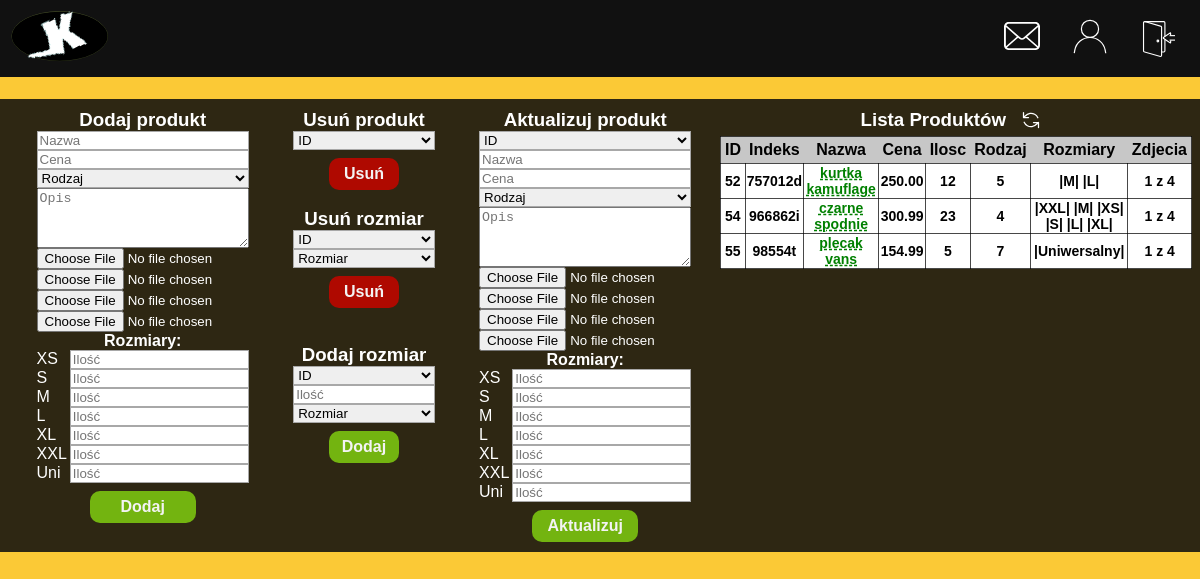
Page /panel.php (signed in) on the earlier database version.
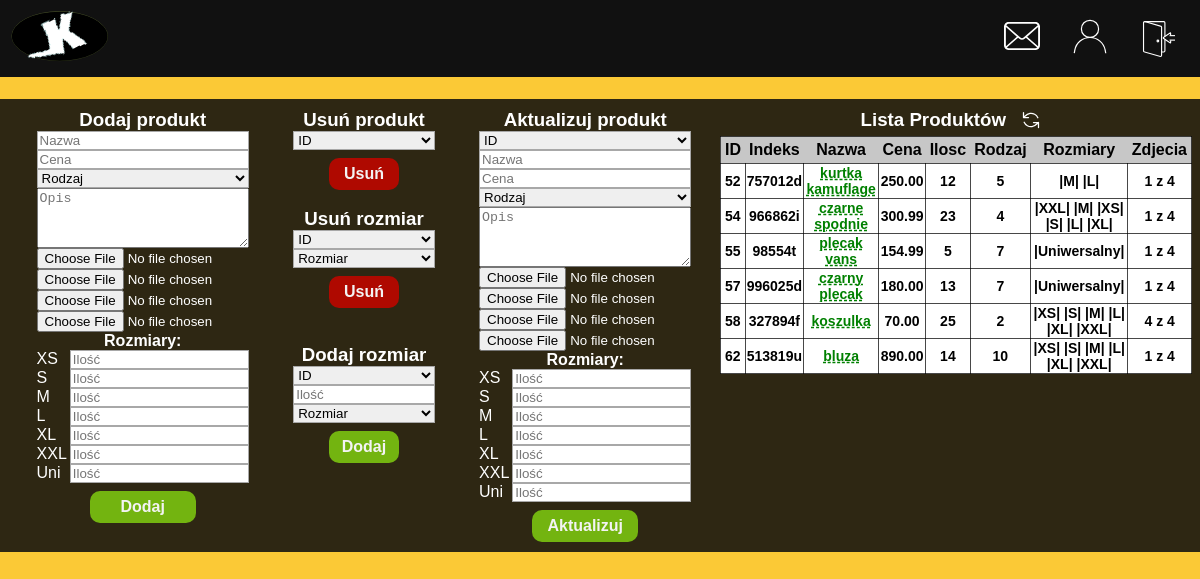
Same page on the later database version.
### tables this page shows
CREATE TABLE `produkty` (
  `id` int(11) NOT NULL,
  `nazwa` varchar(200) NOT NULL,
  `cena` decimal(10,2) NOT NULL,
  `ilosc` smallint(6) NOT NULL,
  `rodzaj` varchar(50) NOT NULL,
  `opis` text NOT NULL,
  `zdjecie1` varchar(200) DEFAULT NULL,
  `zdjecie2` varchar(200) DEFAULT NULL,
  `zdjecie3` varchar(200) DEFAULT NULL,
  `zdjecie4` varchar(200) DEFAULT NULL,
  `indeks_produktu` varchar(8) DEFAULT NULL,
  `link` varchar(255) DEFAULT NULL
);

CREATE TABLE `rozmiary_produktow` (
  `id` int(11) NOT NULL,
  `id_produktu` int(11) NOT NULL,
  `rozmiar` varchar(20) NOT NULL,
  `ilosc` smallint(6) NOT NULL
);

### panel.php (the view, shortened to what this page needs)
<!DOCTYPE html>
<html lang="pl">
<head>
    <link rel="stylesheet" href="s.css?v=1.3">
</head>
<body>
<header class="naglowek">
<?php include_once("laczenieZbaza.php");?>
<div class='menu1'>
    <a href="index.php"><img src="svg/logo1.svg" alt="logo" width="100px" height="auto"></a>
</div>
<div class='wyloguj'>
    <a href="wiadomosci_klientow.php" id='wiadomosc'><img src="svg/email_panel.svg" alt="wiadomosci" width="36px" height="36px"></a>
<?php
    if( isset( $_SESSION['email'] ) && !empty( $_SESSION['email'] ) ){
        echo "<a href='konto.php' id='konto'><img src='svg/account.svg' width='36px' height='36px' alt='konto'></a>";
    }
    if( isset( $_SESSION['email'] ) && !empty( $_SESSION['email'] ) ){
        echo "<form  action='wyloguj.php'  method='POST'>
                <button id='wyloguj'><img src='svg/logout.svg' width='36px' height='36px' alt='&#9032'></button> </form>";
    }
?>
</div>
</header>
<br>
<div class="contener">
<div class="menu_panelu">
<div class="panel" id="panel1">
    <h3   id="p1">Dodaj produkt</h3>
    <form action="dodaj_produkt.php" class="form_panel" method="post" id="form1" enctype="multipart/form-data">
        <input type="text" name="nazwa" placeholder="Nazwa">
        <input type="text" name="cena" placeholder="Cena">
        <select name="rodzaj">
        <option value="">Rodzaj</option>
        </select>
        <textarea type="text" name="opis" placeholder="Opis" style="resize: vertical; min-height:60px;"></textarea>
        <input type="file" name="zdjecie1">
        <input type="file" name="zdjecie2">
        <input type="file" name="zdjecie3">
        <input type="file" name="zdjecie4">
        <p style="font-weight:bold;">Rozmiary:</p>
        <div class="rozmiary">
        <label for="XS">XS</label>
        <input type="number" min=0 name="XS" placeholder="Ilość">
        <label for="S">S</label>
        <input type="number" min=0 name="S" placeholder="Ilość">
        <label for="M">M</label>
        <input type="number" min=0 name="M" placeholder="Ilość">
        <label for="L">L</label>
        <input type="number" min=0 name="L" placeholder="Ilość">
        <label for="XL">XL</label>
        <input type="number" min=0 name="XL" placeholder="Ilość">
        <label for="XXL">XXL</label>
        <input type="number" min=0 name="XXL" placeholder="Ilość">
        <label for="Uniwersalny">Uni</label>
        <input type="number" min=0 name="Uniwersalny" placeholder="Ilość">
        </div>
        <button type="submit" class="zielony_przycisk">Dodaj</button>
    </form>
</div>
<div class="panel" id="panel2">
    <h3 id="p2" >Usuń produkt</h3>
    <form action="usun_produkt.php" class="form_panel" method="post" id="form2">
        <select name="id">
        <option value="">ID</option>
        <?php
            $pyt_produkt = $conn->query("SELECT * FROM produkty")->fetchAll();
        ?>
        </select>
        <button type="submit" onclick="return confirm('Potwierdź');" class="czerwony_przycisk">Usuń</button>
    </form>
    <br>
    <h3 style="font-weight:bold;">Usuń rozmiar</h3>
        <form action="usun_rozmiar.php" class="form_panel" method="post" id="form5">
            <select name="id">
            <option value="">ID</option>
            </select>
            <select name="rozmiar" >
                <option value="">Rozmiar</option>
            </select>
            <button type="submit" onclick="return confirm('Potwierdź');" class="czerwony_przycisk">Usuń</button>
        </form>
    <br>
    <br>
    <h3>Dodaj rozmiar</h3>
    <form action="dodaj_rozmiar.php" class="form_panel" method="post" id="form6">
        <select name="id">
        <option value="">ID</option>
        </select>
        <input type="number" min=0 name="ilosc" placeholder="Ilość">
        <select name="rozmiar">
            <option value="">Rozmiar</option>
        </select>
        <button type="submit" class="zielony_przycisk">Dodaj</button>
    </form>
</div>
<div class="panel" id="panel3">
    <h3  id="p4">Aktualizuj produkt</h3>
    <form action="akt_produkt.php" class="form_panel" method="post" id="form3" enctype="multipart/form-data">
        <select name="id">
        <option value="">ID</option>
        <?php
            $pyt_produkt = $conn->query("SELECT * FROM produkty")->fetchAll();
        ?>
        </select>
        <input type="text" name="nazwa" placeholder="Nazwa">
        <input type="text" name="cena" placeholder="Cena">
        <select name="rodzaj">
            <option value="">Rodzaj</option>
        </select>
        <textarea name="opis" placeholder="Opis" style="resize: vertical; min-height:60px;"></textarea>
        <input type="file" name="zdjecie1">
        <input type="file" name="zdjecie2">
        <input type="file" name="zdjecie3">
        <input type="file" name="zdjecie4">
        <p style="font-weight:bold;">Rozmiary:</p>
        <div class="rozmiary">
        <label for="XS">XS</label>
        <input type="number" min=0 name="XS" placeholder="Ilość">
        <label for="S">S</label>
        <input type="number" min=0 name="S" placeholder="Ilość">
        <label for="M">M</label>
        <input type="number" min=0 name="M" placeholder="Ilość">
        <label for="L">L</label>
        <input type="number" min=0 name="L" placeholder="Ilość">
        <label for="XL">XL</label>
        <input type="number" min=0 name="XL" placeholder="Ilość">
        <label for="XXL">XXL</label>
        <input type="number" min=0 name="XXL" placeholder="Ilość">
        <label for="Uniwersalny">Uni</label>
        <input type="number" min=0 name="Uniwersalny" placeholder="Ilość">
        </div>
        <button type="submit" class="zielony_przycisk">Aktualizuj</button>
    </form>
</div>
<div class="panel" id="panel4">
    <div class="lista_produktow">
    <h3 id="p5">Lista Produktów</h3>
    <button class="button_refresh" onClick="window.location.reload();"><img src="svg/refresh.svg" alt="&#10227" width="20px" height="20px"></button>
    </div>
    <table class="tabela_produktow">
        <tr>
            <th>ID</th>
            <th>Indeks</th>
            <th>Nazwa</th>
            <th>Cena</th>
            <th>Ilosc</th>
            <th>Rodzaj</th>
            <th>Rozmiary</th>
            <th>Zdjecia</th>
        </tr>
<?php
$licznik_zdjec = 0;
foreach($pyt_produkt as $linia){
    $pyt_rozmiar = $conn->prepare("SELECT rozmiar FROM rozmiary_produktow WHERE id_produktu = ?");
    $pyt_rozmiar->execute([$linia["id"]]);
    echo "<tr>";
    echo "<td>" . $linia["id"] . "</td>";
    echo "<td>" . $linia["indeks_produktu"] . "</td>";
    echo "<td>" . "<a style='color: green; text-decoration:underline dashed;' href=" .$linia["link"].">".$linia["nazwa"] . "</a></td>";
    echo "<td>" . $linia["cena"] . "</td>";
    echo "<td>" . $linia["ilosc"] . "</td>";
    echo "<td>" . $linia["rodzaj"] . "</td>";
    echo "<td>";
    while($kolejny = $pyt_rozmiar->fetch()){
        echo  " |".$kolejny['rozmiar'] ."| ";
    }
    echo "</td>";
    if($linia["zdjecie1"] != NULL){
        $licznik_zdjec++;
    }
    if($linia["zdjecie2"] != NULL){
        $licznik_zdjec++;
    }
    if($linia["zdjecie3"] != NULL){
        $licznik_zdjec++;
    }
    if($linia["zdjecie4"] != NULL){
        $licznik_zdjec++;
    }
    if( $licznik_zdjec == 0 ){
        echo "<td>" . "Brak" . "</td>";
    }
    else{
        echo "<td>" . $licznik_zdjec . " z 4" . "</td>";
    }
    $licznik_zdjec = 0;
    echo "</tr>";
}
echo "</table>";
?>
</div>
</div>
</div>
</body>
</html>

### s.css (style rules this page uses)
* { box-sizing: border-box; margin: 0; }
body { min-height: 100vh; display: flex; flex-direction: column; background: #fbc936; font-family:'Segoe UI'; color: black; margin: 0; }
.contener { padding-bottom: 2rem; flex: 1; }
.naglowek { display: flex; flex-direction: row; align-items: center; padding: 10px; background-color: rgb(17, 17, 17); }
#wyloguj { transition: 0.5s; background-color: transparent; border: none; font-size: 20px; width: 42px; height: 42px; font-weight: bold; align-items: center; text-decoration: none; color: white; padding: 7px; cursor: pointer; transition: 1s; }
#konto, #log_in, #wiadomosc { padding: 6px; transition: 1s; }
.wyloguj { display: flex; column-gap: 20px; justify-content: right; align-items: center; flex: 20%; padding-right: 14px; }
.menu1 { align-items: center; float: left; flex: 30%; }
.menu_panelu { background-color: #0e0e0edc; padding: 10px; display: flex; flex-wrap: wrap; flex-direction: row; color: white; }
.menu_panelu #panel1 { flex: 22.5%; text-align: center; }
.menu_panelu #panel2 { flex: 15%; text-align: center; }
.menu_panelu #panel3 { flex: 22.5%; text-align: center; }
.menu_panelu #panel4 { flex: 40%; text-align: center; }
.panel { font-family: arial; font-size: 16px; }
.panel h3 { cursor:default; }
.form_panel { display: flex; flex-direction: column; width: 80%; margin-left: auto; margin-right: auto; }
.form_panel input, .form_panel select { width: 100%; border: 1px rgb(168, 168, 168) solid; border-radius: 0; margin-left: auto; margin-right: auto; }
.form_panel input[type=file] { border: none; }
.zielony_przycisk, .czerwony_przycisk { cursor: pointer; border: none; border-radius: 10px; height: 4vh; width: 50%; margin-top: 1vh; margin-left: auto; margin-right: auto; font-weight: bold; font-size: 1rem; color: rgb(243, 243, 243); transition: 0.5s; }
.zielony_przycisk { background-color: #73b410; }
.czerwony_przycisk { background-color: #af0900; transition: 0.5s; }
.rozmiary { display: grid; grid-template-columns: 1fr 10fr; grid-template-rows: repeat(7, 1fr); grid-column-gap: 3px; grid-row-gap: 0px; }
.rozmiary label { width: fit-content; }
.rozmiary input { width: 100%; }
.tabela_produktow { color: black; width: 100%; background-color: #ffffff; border: 1px solid #000000b7; padding: 3px; margin: 2px; font-size: 16px; font-weight: bold; border-collapse:collapse; }
.tabela_produktow tr td { border: 1px solid #000000b7; font-size: 14px; font-weight: bold; border-collapse:collapse; width: max-content; }
.tabela_produktow th { padding: 4px; background-color: #c7c7c7; }
.lista_produktow { display:flex; flex-direction:row; gap:2%; justify-content:center; }
.button_refresh { background-color: transparent; border: none; cursor: pointer; transition: 0.2s; }

Differences in the rows shown:
added produkty: id "57", indeks_produktu "996025d", nazwa "czarny plecak", cena "180.00", ilosc "13", rodzaj "7", licznik_zdjec "1"
added rozmiary_produktow: rozmiar "Uniwersalny", shown under "57"
added produkty: id "58", indeks_produktu "327894f", nazwa "koszulka", cena "70.00", ilosc "25", rodzaj "2", licznik_zdjec "4"
added rozmiary_produktow: rozmiar "XS", shown under "58"
added rozmiary_produktow: rozmiar "S", shown under "58"
added rozmiary_produktow: rozmiar "M", shown under "58"
added rozmiary_produktow: rozmiar "L", shown under "58"
added rozmiary_produktow: rozmiar "XL", shown under "58"
added rozmiary_produktow: rozmiar "XXL", shown under "58"
added produkty: id "62", indeks_produktu "513819u", nazwa "bluza", cena "890.00", ilosc "14", rodzaj "10", licznik_zdjec "1"
added rozmiary_produktow: rozmiar "XS", shown under "62"
added rozmiary_produktow: rozmiar "S", shown under "62"
added rozmiary_produktow: rozmiar "M", shown under "62"
added rozmiary_produktow: rozmiar "L", shown under "62"
added rozmiary_produktow: rozmiar "XL", shown under "62"
added rozmiary_produktow: rozmiar "XXL", shown under "62"
